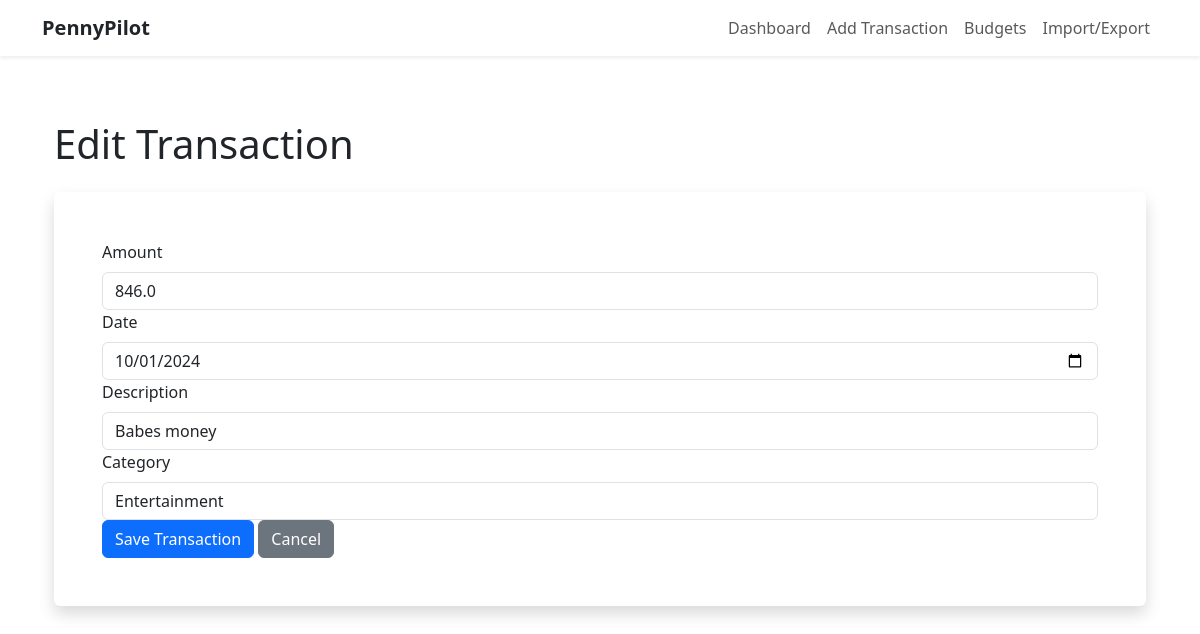
Screenshot of /edit/1 with the database file from the repository.
### models/models.py (models this page shows, shortened)
class Transaction(db.Model):
    id = db.Column(db.Integer, primary_key=True)
    amount = db.Column(db.Float, nullable=False)
    date = db.Column(db.Date, default=datetime.utcnow)
    description = db.Column(db.String(200))
    category_id = db.Column(db.Integer, db.ForeignKey('category.id'), nullable=False)
    category = db.relationship('Category', backref=db.backref('transactions', lazy=True))

### app.py (the view, shortened to what this page needs)
@app.route('/edit/<int:transaction_id>', methods=['GET', 'POST'])
def edit_transaction(transaction_id):
    transaction = Transaction.query.get_or_404(transaction_id)
    form = TransactionForm(obj=transaction)
    return render_template('edit_transaction.html', form=form, transaction=transaction)

### forms/forms.py (shortened to what this page needs)
class TransactionForm(FlaskForm):
    amount = FloatField('Amount', validators=[DataRequired(), NumberRange(min=0.01)])
    date = DateField('Date', format='%Y-%m-%d', validators=[DataRequired()])
    description = StringField('Description', validators=[Length(max=200)])
    category = SelectField('Category', coerce=int, validators=[DataRequired()])
    is_recurring = BooleanField('Is Recurring')
    frequency = SelectField(
        'Frequency',
        choices=[('', 'Select Frequency'), ('Daily', 'Daily'), ('Weekly', 'Weekly'), ('Monthly', 'Monthly')],
        validators=[Optional()]
    )
    next_date = DateField('Next Date', format='%Y-%m-%d', validators=[Optional()])
    submit = SubmitField('Save Transaction')
    def __init__(self, *args, **kwargs):
        super(TransactionForm, self).__init__(*args, **kwargs)
        self.category.choices = [(c.id, c.name) for c in Category.query.order_by('name')]

### templates/edit_transaction.html (shortened to what this page needs)
{% extends "base.html" %}
{% block content %}
<div class="container mt-5">
    <h1 class="mb-4">Edit Transaction</h1>
    <form method="POST" class="bg-white p-5 rounded shadow">
        <div class="form-group">
            {{ form.amount.label(class="form-label") }}
            {{ form.amount(class="form-control form-control-custom", placeholder="Enter amount") }}
        </div>
        <div class="form-group">
            {{ form.date.label(class="form-label") }}
            {{ form.date(class="form-control") }}
        </div>
        <div class="form-group">
            {{ form.description.label(class="form-label") }}
            {{ form.description(class="form-control", placeholder="Enter description") }}
        </div>
        <div class="form-group">
            {{ form.category.label(class="form-label") }}
            {{ form.category(class="form-control") }}
        </div>
        <button type="submit" class="btn btn-primary btn-custom">{{ form.submit.label.text }}</button>
        <a href="{{ url_for('dashboard') }}" class="btn btn-secondary">Cancel</a>
    </form>
</div>
{% endblock %}

### static/css/styles.css (style rules this page uses)
body { font-family: 'Roboto', sans-serif; background-color: #f5f5f7; color: #333; }
h1, h2, h3, h4, h5, h6 { color: #1c1c1e; }
a { text-decoration: none; }
.btn-primary { background-color: #0071e3; border-color: #0071e3; }
.form-control { border-radius: 8px; border: 1px solid #ccc; }
.btn-custom { border-radius: 50px; padding: 10px 20px; }
.form-control-custom { border-radius: 10px; border: 1px solid #ced4da; }

### rows the page displays
Transaction: amount "846.0", date "10/01/2024", description "Babes money", category "Entertainment"
